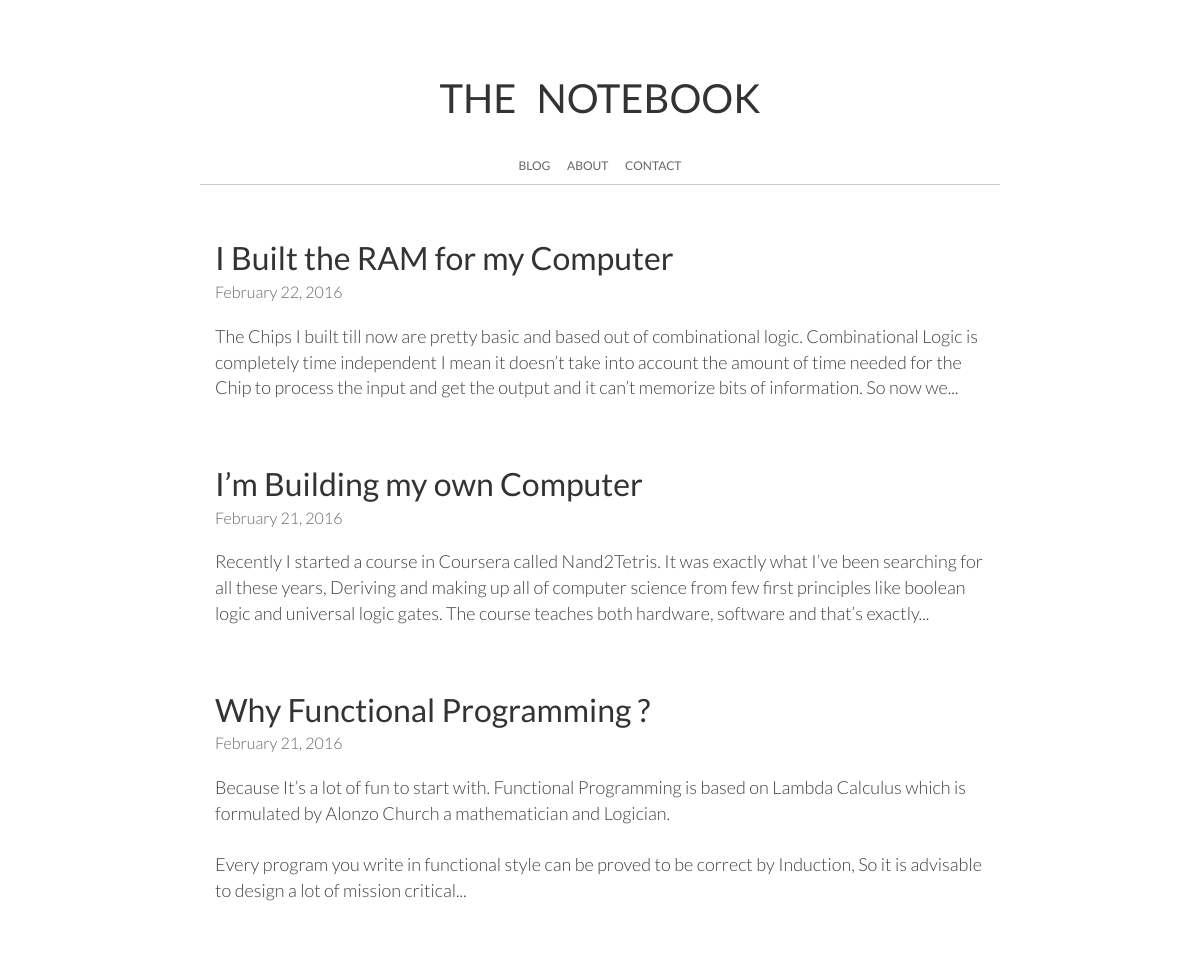
The page / on the database its author committed.
### tables this page shows
CREATE TABLE "blog" (
	`id`	INTEGER PRIMARY KEY AUTOINCREMENT,
	`title`	TEXT,
	`article`	TEXT,
	`time`	TEXT
);

### Blog.py (the view)
@app.route('/')
def index():
	list_of_articles = db_connect()
	print list_of_articles
	return render_template('index.html', articles = list_of_articles ,summary = summary)

### Blog.py (called while the page is built)
def summary(article):
	pos = article.find(" ",300)
	return article[:pos]

def db_connect():
	conn = sqlite3.connect('/var/www/Blog/example.db')
	c = conn.cursor()
	c.execute('SELECT id,title,article,time FROM blog order by id DESC')
	list_of_articles = c.fetchall()
	conn.close()
	return list_of_articles

### templates/index.html
{% extends "layout.html" %}
{% block content %}
    {% for item in articles %}
	<div class="title"><a href={{ "/post/%s"%item[0] }}>{{ item[1] }}</a></div>
	<span style="color:#666;font-size:16px;font-weight:300">{{ item[3] }}</span><br><br>
	{% autoescape false %}
	<div class="article">{{ summary(item[2])+"..." }}</div>
	{% endautoescape %}
	<br><br><br>
    {% endfor %}
{% endblock %}

### static/css/index.css (style rules this page uses)
body { font-family: 'Lato'; }
.title { font-weight: 400; font-size: 32px; color: #333; }
.title a, .title a:hover, .title a:focus,.article a, .article a:hover, .article a:focus { text-decoration: none; color: #333; }
.article { font-weight: 300; font-size: 18px; color: #404040; }

### rows shown on the page
blog: title "I Built the RAM for my Computer", time "February 22, 2016", article "The Chips I built till now are pretty basic and based out of combinational logic. Combinational Logic is completely time independent I mean it doesn’t take into account the amount of time needed for the Chip to process the input and get the output and it can’t memorize bits of information. So now we..."
blog: title "I’m Building my own Computer", time "February 21, 2016", article "Recently I started a course in Coursera called Nand2Tetris. It was exactly what I’ve been searching for all these years, Deriving and making up all of computer science from few first principles like boolean logic and universal logic gates. The course teaches both hardware, software and that’s exactly..."
blog: title "Why Functional Programming ?", time "February 21, 2016", article "Because It’s a lot of fun to start with. Functional Programming is based on Lambda Calculus which is formulated by Alonzo Church a mathematician and Logician. Every program you write in functional style can be proved to be correct by Induction, So it is advisable to design a lot of mission critical..."
